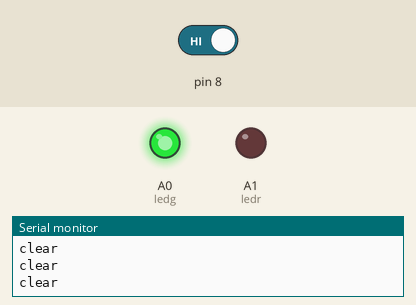
This sketch was run on a simulated Arduino Uno, built with avr-gcc and run on an emulated ATmega328P. Parts: output pins drawn as LEDs (lit = HIGH), the last lines printed to the serial monitor. The test bench sets the inputs (shaded band); at power-on: pin 8 HIGH.

Above: at 1.4 s.
1.5 s: pin 8 driven LOW
At 1.9 s:
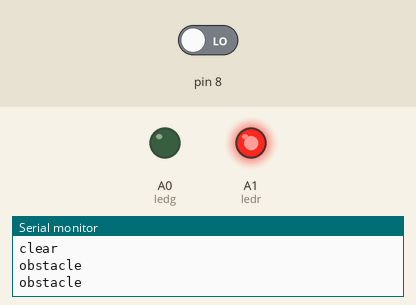
3.0 s: pin 8 driven HIGH
At 4.3 s:
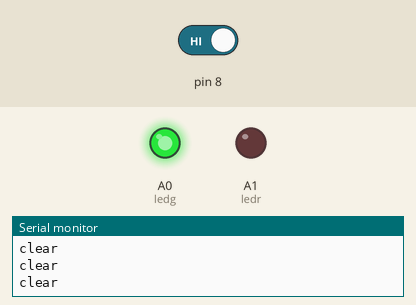
Timing chart, 0 to 6.0 s (numbered marks = the images above; inputs shaded):
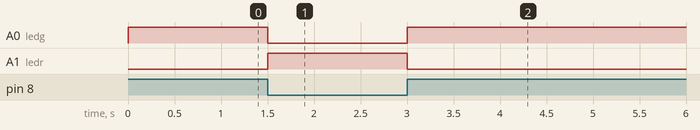

The sketch:

obstacle.ino
```cpp
int ledr=A1;
int ledg=A0;
void setup() {
  // put your setup code here, to run once:
  Serial.begin(9600);
  pinMode(8,INPUT);
  pinMode(ledr,INPUT);
  pinMode(ledg,INPUT);

}

void loop() {
  // put your main code here, to run repeatedly:
int detect=digitalRead(8);
analogWrite(ledg,255);
if (detect==LOW){
  Serial.println("obstacle");
    analogWrite(ledr,255);
  analogWrite(ledg,0);
}else{
  Serial.println("clear");
     analogWrite(ledg,255);
     analogWrite(ledr,0);
  }
  delay(300);
}
```

Measured:
- after the input at 1.5 s, A0 (ledg): HIGH → LOW at once; A1 (ledr): LOW → HIGH at once
- after the input at 3.0 s, A0 (ledg): LOW → HIGH at once; A1 (ledr): HIGH → LOW at once
